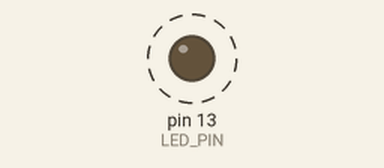
Simulated run of this sketch. Board: Arduino Uno, built with avr-gcc and run on an emulated ATmega328P. Shown: output pins drawn as LEDs (lit = HIGH). Dashed ring = blinking.

Above: at 0.3 s.
Timing chart, 0 to 5.9 s (numbered marks = the images above):
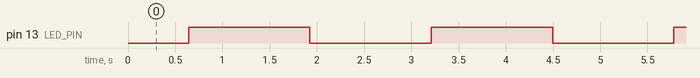

Measured:
- by itself, pin 13 (LED_PIN): alternates HIGH for 1.3 s and LOW for 1.3 s

The sketch:

pwm_beginner_cics_mkrspc.ino
```cpp
// Author:      Luke LaCasse
// Date:        April 18, 2024
// Title:       Implement PWM using built-in Arduino functions and RP2040 Microcontroller
// Description: Implement PWM on RP2040 in the Arduino IDE using the built-in Analog Functions. This sketch is intended
//              to be used with a discrete indicator LED (built-in or external).

#define LED_PIN LED_BUILTIN               // Pin Mapping for LED
#define PWM_MAX 255                       // Maximum value for PWM, value set by Arduino

uint8_t pwm_value;                        // Stores current PWM output value
bool    count_up;                         // Determines count direction

void setup() {
  pwm_value = 0;                          // Start LED in off state
  count_up = true;                        // Begin increasing LED PWM value when loop starts
}

void loop() {
  analogWrite(LED_PIN, pwm_value);

  // Determine count direction based on current PWM output value
  if(count_up){
    if(pwm_value < PWM_MAX){
      pwm_value++;
    }else{
      count_up = false;
    }
  }else{
    if(pwm_value > 0){
      pwm_value--;
    }else{
      count_up = true;
    }
  }

  delay(5);  // Delay for a set number of ms. Microcontroller does nothing in this time.
}
```
